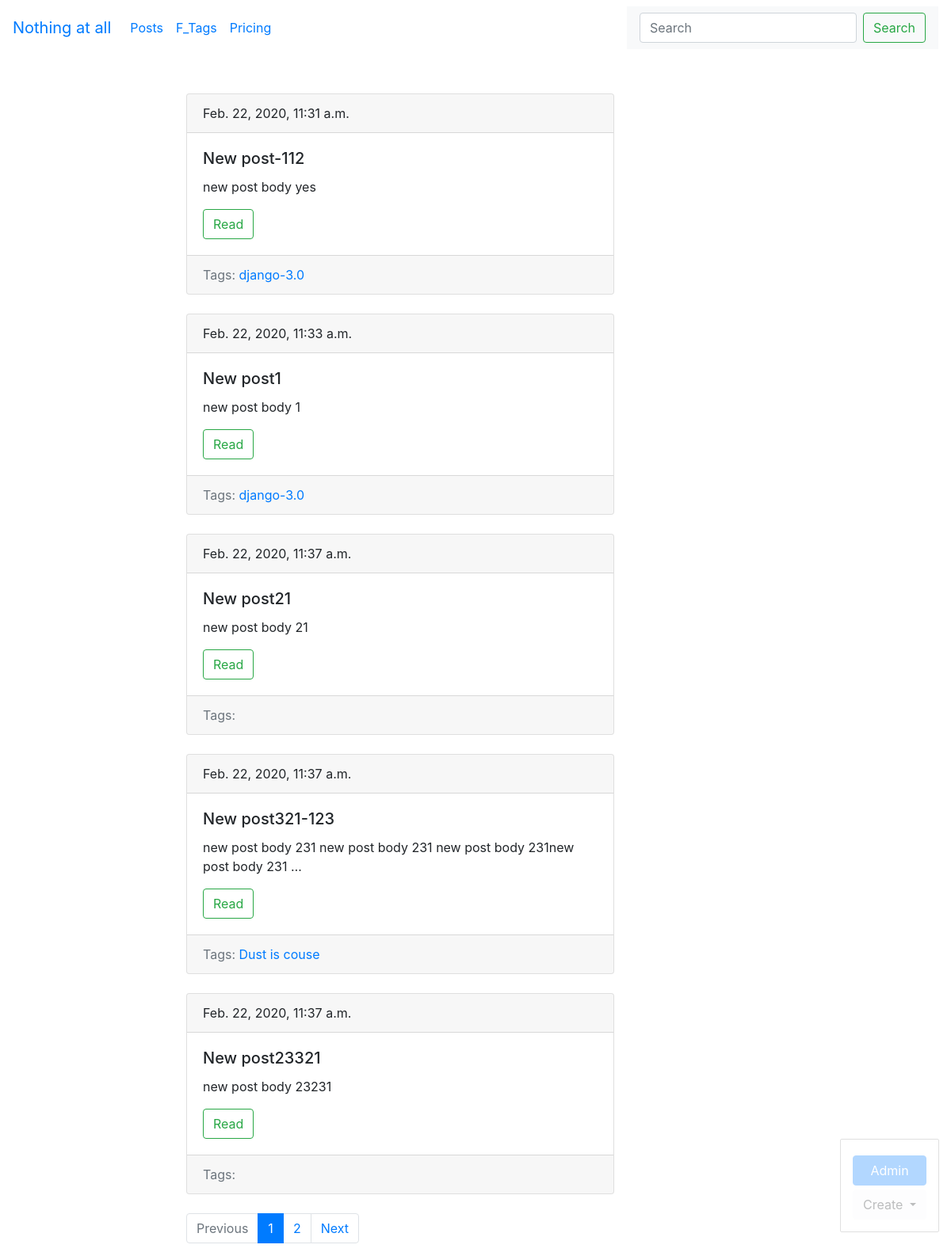
Screenshot of /blog/ with the database file from the repository.
### blog/models.py (models this page shows, shortened)
class Post(models.Model):
    title = models.CharField(max_length=150, db_index=True)
    slug = models.SlugField(max_length=150, blank=True, unique=True)
    body = models.TextField(blank=True, db_index=True)
    tags = models.ManyToManyField('Tag', blank=True, related_name='posts')
    date_pub = models.DateTimeField(auto_now_add=True)
    def get_absolute_url(self):
        return reverse('post_detail_url', kwargs={'slug': self.slug})
    class Meta:
        ordering = ['date_pub']

class Tag(models.Model):
    title = models.CharField(max_length=50)
    slug = models.SlugField(max_length=50, unique=True)
    def get_absolute_url(self):
        return reverse('tag_detail_url', kwargs={'slug': self.slug})
    class Meta:
        ordering = ['title']

### blog/views.py (the view)
# urls.py: path('', posts_list, name='post_list_url'),
def posts_list(request):
    search_query = request.GET.get('search', '')
    if search_query:
        posts = Post.objects.filter(Q(title__icontains=search_query) | Q(body__icontains=search_query))
    else:
        posts = Post.objects.all()
    paginator = Paginator(posts,5)
    page_num = request.GET.get('page',1)
    page = paginator.get_page(page_num)
    is_paginated = page.has_other_pages()
    if page.has_previous():
        prev_url = '?page={}'.format(page.previous_page_number())
    else:
        prev_url = ''
    if page.has_next():
        next_url = '?page={}'.format(page.next_page_number())
    else:
        next_url = ''
    context = {
        'posts': page,
        'is_paginated': is_paginated,
        'next_url': next_url,
        'prev_url': prev_url
    }
    return render(request, 'blog/index.html', context=context)

### blog/templates/blog/index.html (shortened to what this page needs)
{% extends 'blog/base_blog.html'%}
{% block content %}
{%for n in posts %}
 {% include 'blog/includes/post_card_template.html' %}
{% endfor %}
{% endblock %}

### blog/templates/blog/includes/post_card_template.html
 <div class="card mb-4">
          <div class="card-header">
                {{ n.date_pub}}
          </div>
          <div class="card-body">
            <h5 class="card-title">{{n.title}}</h5>
            <p class="card-text">{{n.body|truncatewords:15}}</p>
            <a href="{{  n.get_absolute_url }}" class="btn btn-outline-success my-2 my-sm-0">Read</a>
          </div>
     <div class="card-footer text-muted">
        Tags:
         {% for tag in n.tags.all %}
        <a href="{{ tag.get_absolute_url }}"> {{ tag.title }} </a>
         {% endfor %}
     </div>
 </div>

### rows the page displays
Post: date_pub "Feb. 22, 2020, 11:31 a.m.", title "New post-112", body "new post body yes"
Tag: title "django-3.0"
Post: date_pub "Feb. 22, 2020, 11:33 a.m.", title "New post1", body "new post body 1"
Post: date_pub "Feb. 22, 2020, 11:37 a.m.", title "New post21", body "new post body 21"
Post: date_pub "Feb. 22, 2020, 11:37 a.m.", title "New post321-123", body "new post body 231 new post body 231 new post body 231new post body 231 …"
Tag: title "Dust is couse"
Post: date_pub "Feb. 22, 2020, 11:37 a.m.", title "New post23321", body "new post body 23231"

### other values shown
{{ n }} "1"
{{ n }} "2"
